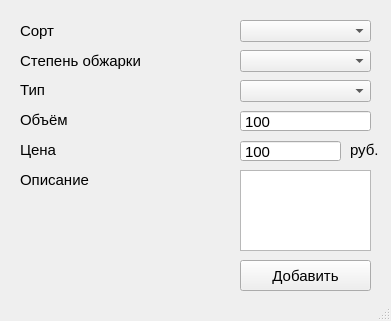
<?xml version="1.0" encoding="UTF-8"?>
<ui version="4.0">
 <class>MainWindow</class>
 <widget class="QMainWindow" name="MainWindow">
  <property name="geometry">
   <rect>
    <x>0</x>
    <y>0</y>
    <width>391</width>
    <height>321</height>
   </rect>
  </property>
  <property name="windowTitle">
   <string>Добавление кофе</string>
  </property>
  <widget class="QWidget" name="centralwidget">
   <widget class="QPushButton" name="add_button">
    <property name="geometry">
     <rect>
      <x>240</x>
      <y>260</y>
      <width>131</width>
      <height>31</height>
     </rect>
    </property>
    <property name="font">
     <font>
      <pointsize>11</pointsize>
     </font>
    </property>
    <property name="text">
     <string>Добавить</string>
    </property>
   </widget>
   <widget class="QComboBox" name="sort">
    <property name="geometry">
     <rect>
      <x>240</x>
      <y>20</y>
      <width>131</width>
      <height>22</height>
     </rect>
    </property>
   </widget>
   <widget class="QLabel" name="sort_label">
    <property name="geometry">
     <rect>
      <x>20</x>
      <y>20</y>
      <width>71</width>
      <height>21</height>
     </rect>
    </property>
    <property name="font">
     <font>
      <pointsize>11</pointsize>
     </font>
    </property>
    <property name="text">
     <string>Сорт</string>
    </property>
   </widget>
   <widget class="QLabel" name="roasting_label">
    <property name="geometry">
     <rect>
      <x>20</x>
      <y>50</y>
      <width>171</width>
      <height>21</height>
     </rect>
    </property>
    <property name="font">
     <font>
      <pointsize>11</pointsize>
     </font>
    </property>
    <property name="text">
     <string>Степень обжарки</string>
    </property>
   </widget>
   <widget class="QComboBox" name="roasting">
    <property name="geometry">
     <rect>
      <x>240</x>
      <y>50</y>
      <width>131</width>
      <height>22</height>
     </rect>
    </property>
   </widget>
   <widget class="QComboBox" name="type">
    <property name="geometry">
     <rect>
      <x>240</x>
      <y>80</y>
      <width>131</width>
      <height>22</height>
     </rect>
    </property>
   </widget>
   <widget class="QLabel" name="type_label">
    <property name="geometry">
     <rect>
      <x>20</x>
      <y>80</y>
      <width>101</width>
      <height>20</height>
     </rect>
    </property>
    <property name="font">
     <font>
      <pointsize>11</pointsize>
     </font>
    </property>
    <property name="text">
     <string>Тип</string>
    </property>
   </widget>
   <widget class="QSpinBox" name="volume">
    <property name="geometry">
     <rect>
      <x>240</x>
      <y>110</y>
      <width>131</width>
      <height>22</height>
     </rect>
    </property>
    <property name="font">
     <font>
      <pointsize>11</pointsize>
     </font>
    </property>
    <property name="buttonSymbols">
     <enum>QAbstractSpinBox::NoButtons</enum>
    </property>
    <property name="maximum">
     <number>1000</number>
    </property>
    <property name="value">
     <number>100</number>
    </property>
   </widget>
   <widget class="QLabel" name="volume_label">
    <property name="geometry">
     <rect>
      <x>20</x>
      <y>110</y>
      <width>121</width>
      <height>20</height>
     </rect>
    </property>
    <property name="font">
     <font>
      <pointsize>11</pointsize>
     </font>
    </property>
    <property name="text">
     <string>Объём</string>
    </property>
   </widget>
   <widget class="QLabel" name="cost_label">
    <property name="geometry">
     <rect>
      <x>20</x>
      <y>140</y>
      <width>121</width>
      <height>20</height>
     </rect>
    </property>
    <property name="font">
     <font>
      <pointsize>11</pointsize>
     </font>
    </property>
    <property name="text">
     <string>Цена</string>
    </property>
   </widget>
   <widget class="QSpinBox" name="cost">
    <property name="geometry">
     <rect>
      <x>240</x>
      <y>140</y>
      <width>101</width>
      <height>22</height>
     </rect>
    </property>
    <property name="font">
     <font>
      <pointsize>11</pointsize>
     </font>
    </property>
    <property name="buttonSymbols">
     <enum>QAbstractSpinBox::NoButtons</enum>
    </property>
    <property name="maximum">
     <number>10000</number>
    </property>
    <property name="value">
     <number>100</number>
    </property>
   </widget>
   <widget class="QLabel" name="ru_label">
    <property name="geometry">
     <rect>
      <x>350</x>
      <y>140</y>
      <width>35</width>
      <height>20</height>
     </rect>
    </property>
    <property name="font">
     <font>
      <pointsize>11</pointsize>
     </font>
    </property>
    <property name="text">
     <string>руб.</string>
    </property>
   </widget>
   <widget class="QLabel" name="discription_label">
    <property name="geometry">
     <rect>
      <x>20</x>
      <y>170</y>
      <width>101</width>
      <height>20</height>
     </rect>
    </property>
    <property name="font">
     <font>
      <pointsize>11</pointsize>
     </font>
    </property>
    <property name="text">
     <string>Описание</string>
    </property>
   </widget>
   <widget class="QTextEdit" name="description">
    <property name="geometry">
     <rect>
      <x>240</x>
      <y>170</y>
      <width>131</width>
      <height>81</height>
     </rect>
    </property>
   </widget>
  </widget>
  <widget class="QStatusBar" name="statusbar"/>
 </widget>
 <resources/>
 <connections/>
</ui>
